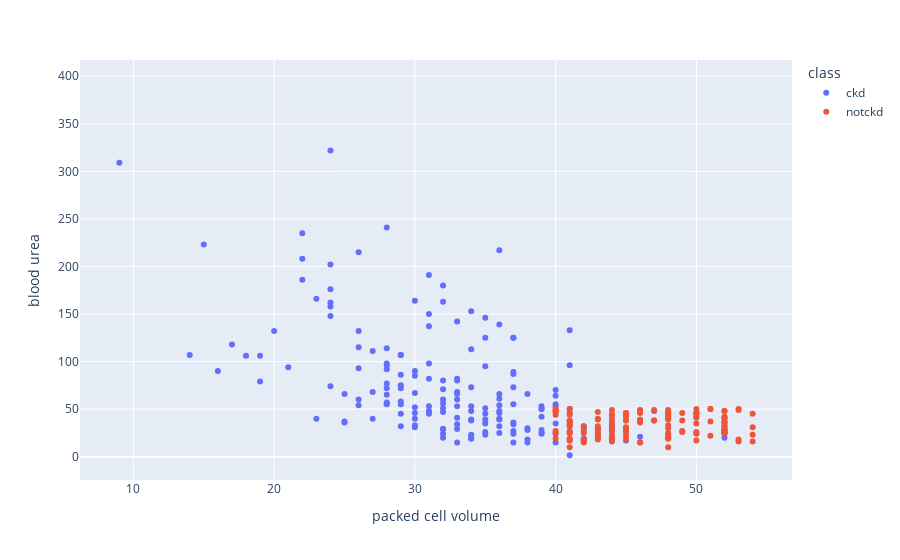

Notebook code for this chart:
### Markdown cell above
As shown, albumin levels of above **0** affect ckd largely

### Code cell
scatters('packed cell volume','blood urea')

### Figure 1 — Plotly figure (JSON) as saved in the notebook; plotly's stock layout.template omitted (floating-point values rounded to 4 significant figures; data arrays with more than 128 entries replaced by an {"elided": "..."} marker saying what was removed)
{"data": [{"hovertemplate": "class=ckd<br>packed cell volume=%{x}<br>blood urea=%{y}<extra></extra>", "legendgroup": "ckd", "marker": {"color": "#636efa", "symbol": "circle"}, "mode": "markers", "name": "ckd", "orientation": "v", "showlegend": true, "type": "scatter", "x": {"elided": "250 int values"}, "xaxis": "x", "y": {"elided": "250 float values"}, "yaxis": "y"}, {"hovertemplate": "class=notckd<br>packed cell volume=%{x}<br>blood urea=%{y}<extra></extra>", "legendgroup": "notckd", "marker": {"color": "#EF553B", "symbol": "circle"}, "mode": "markers", "name": "notckd", "orientation": "v", "showlegend": true, "type": "scatter", "x": {"elided": "150 int values"}, "xaxis": "x", "y": {"elided": "150 int values"}, "yaxis": "y"}], "layout": {"legend": {"title": {"text": "class"}, "tracegroupgap": 0}, "margin": {"t": 60}, "xaxis": {"anchor": "y", "domain": [0, 1], "title": {"text": "packed cell volume"}}, "yaxis": {"anchor": "x", "domain": [0, 1], "title": {"text": "blood urea"}}}}
